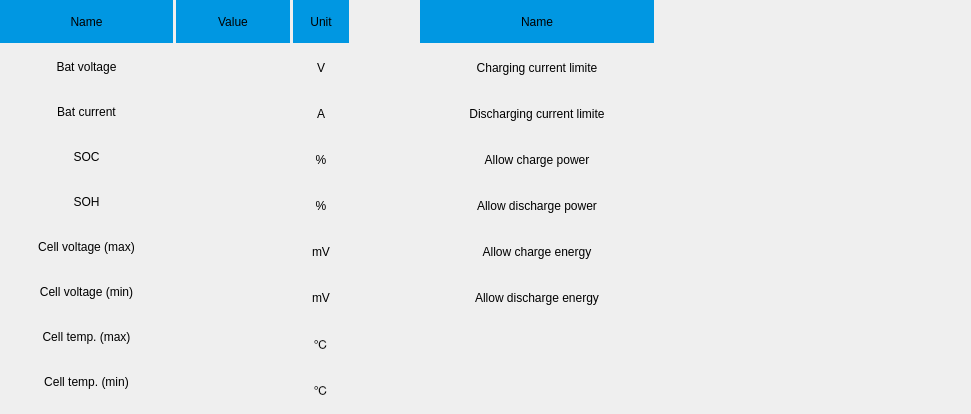
         <widget class="QWidget" name="BAT_Lithium_page">
          <property name="minimumSize">
           <size>
            <width>971</width>
            <height>414</height>
           </size>
          </property>
          <property name="maximumSize">
           <size>
            <width>971</width>
            <height>414</height>
           </size>
          </property>
          <widget class="QWidget" name="horizontalLayoutWidget_3">
           <property name="geometry">
            <rect>
             <x>0</x>
             <y>0</y>
             <width>961</width>
             <height>411</height>
            </rect>
           </property>
           <layout class="QHBoxLayout" name="horizontalLayout_14" stretch="3,3,2">
            <item>
             <layout class="QHBoxLayout" name="horizontalLayout_7">
              <property name="spacing">
               <number>3</number>
              </property>
              <item>
               <layout class="QVBoxLayout" name="verticalLayout_15">
                <property name="spacing">
                 <number>3</number>
                </property>
                <item>
                 <widget class="QLabel" name="BATName1">
                  <property name="minimumSize">
                   <size>
                    <width>173</width>
                    <height>43</height>
                   </size>
                  </property>
                  <property name="maximumSize">
                   <size>
                    <width>173</width>
                    <height>43</height>
                   </size>
                  </property>
                  <property name="styleSheet">
                   <string notr="true">background-color: rgb(0, 151, 226);</string>
                  </property>
                  <property name="text">
                   <string>Name</string>
                  </property>
                  <property name="alignment">
                   <set>Qt::AlignCenter</set>
                  </property>
                 </widget>
                </item>
                <item>
                 <widget class="QLabel" name="BatAnalog_1">
                  <property name="enabled">
                   <bool>true</bool>
                  </property>
                  <property name="minimumSize">
                   <size>
                    <width>173</width>
                    <height>42</height>
                   </size>
                  </property>
                  <property name="maximumSize">
                   <size>
                    <width>173</width>
                    <height>42</height>
                   </size>
                  </property>
                  <property name="styleSheet">
                   <string notr="true"/>
                  </property>
                  <property name="text">
                   <string>Bat voltage</string>
                  </property>
                  <property name="alignment">
                   <set>Qt::AlignCenter</set>
                  </property>
                 </widget>
                </item>
                <item>
                 <widget class="QLabel" name="BatAnalog_2">
                  <property name="minimumSize">
                   <size>
                    <width>173</width>
                    <height>42</height>
                   </size>
                  </property>
                  <property name="maximumSize">
                   <size>
                    <width>173</width>
                    <height>42</height>
                   </size>
                  </property>
                  <property name="styleSheet">
                   <string notr="true"/>
                  </property>
                  <property name="text">
                   <string>Bat current</string>
                  </property>
                  <property name="alignment">
                   <set>Qt::AlignCenter</set>
                  </property>
                 </widget>
                </item>
                <item>
                 <widget class="QLabel" name="BatAnalog_3">
                  <property name="minimumSize">
                   <size>
                    <width>173</width>
                    <height>42</height>
                   </size>
                  </property>
                  <property name="maximumSize">
                   <size>
                    <width>173</width>
                    <height>42</height>
                   </size>
                  </property>
                  <property name="styleSheet">
                   <string notr="true"/>
                  </property>
                  <property name="text">
                   <string>SOC</string>
                  </property>
                  <property name="alignment">
                   <set>Qt::AlignCenter</set>
                  </property>
                 </widget>
                </item>
                <item>
                 <widget class="QLabel" name="BatAnalog_4">
                  <property name="minimumSize">
                   <size>
                    <width>173</width>
                    <height>42</height>
                   </size>
                  </property>
                  <property name="maximumSize">
                   <size>
                    <width>173</width>
                    <height>42</height>
                   </size>
                  </property>
                  <property name="styleSheet">
                   <string notr="true"/>
                  </property>
                  <property name="text">
                   <string>SOH</string>
                  </property>
                  <property name="alignment">
                   <set>Qt::AlignCenter</set>
                  </property>
                 </widget>
                </item>
                <item>
                 <widget class="QLabel" name="BatAnalog_5">
                  <property name="minimumSize">
                   <size>
                    <width>173</width>
                    <height>42</height>
                   </size>
                  </property>
                  <property name="maximumSize">
                   <size>
                    <width>173</width>
                    <height>42</height>
                   </size>
                  </property>
                  <property name="styleSheet">
                   <string notr="true"/>
                  </property>
                  <property name="text">
                   <string>Cell voltage (max)</string>
                  </property>
                  <property name="alignment">
                   <set>Qt::AlignCenter</set>
                  </property>
                 </widget>
                </item>
                <item>
                 <widget class="QLabel" name="BatAnalog_6">
                  <property name="minimumSize">
                   <size>
                    <width>173</width>
                    <height>42</height>
                   </size>
                  </property>
                  <property name="maximumSize">
                   <size>
                    <width>173</width>
                    <height>42</height>
                   </size>
                  </property>
                  <property name="styleSheet">
                   <string notr="true"/>
                  </property>
                  <property name="text">
                   <string>Cell voltage (min)</string>
                  </property>
                  <property name="alignment">
                   <set>Qt::AlignCenter</set>
                  </property>
                 </widget>
                </item>
                <item>
                 <widget class="QLabel" name="BatAnalog_7">
                  <property name="minimumSize">
                   <size>
                    <width>173</width>
                    <height>42</height>
                   </size>
                  </property>
                  <property name="maximumSize">
                   <size>
                    <width>173</width>
                    <height>42</height>
                   </size>
                  </property>
                  <property name="styleSheet">
                   <string notr="true"/>
                  </property>
                  <property name="text">
                   <string>Cell temp. (max)</string>
                  </property>
                  <property name="alignment">
                   <set>Qt::AlignCenter</set>
                  </property>
                 </widget>
                </item>
                <item>
                 <widget class="QLabel" name="BatAnalog_8">
                  <property name="minimumSize">
                   <size>
                    <width>173</width>
                    <height>42</height>
                   </size>
                  </property>
                  <property name="maximumSize">
                   <size>
                    <width>173</width>
                    <height>42</height>
                   </size>
                  </property>
                  <property name="styleSheet">
                   <string notr="true"/>
                  </property>
                  <property name="text">
                   <string>Cell temp. (min)</string>
                  </property>
                  <property name="alignment">
                   <set>Qt::AlignCenter</set>
                  </property>
                 </widget>
                </item>
               </layout>
              </item>
              <item>
               <layout class="QVBoxLayout" name="verticalLayout_16">
                <property name="spacing">
                 <number>3</number>
                </property>
                <item>
                 <widget class="QLabel" name="BatValue1">
                  <property name="minimumSize">
                   <size>
                    <width>114</width>
                    <height>43</height>
                   </size>
                  </property>
                  <property name="maximumSize">
                   <size>
                    <width>114</width>
                    <height>43</height>
                   </size>
                  </property>
                  <property name="styleSheet">
                   <string notr="true">background-color: rgb(0, 151, 226);</string>
                  </property>
                  <property name="text">
                   <string>Value</string>
                  </property>
                  <property name="alignment">
                   <set>Qt::AlignCenter</set>
                  </property>
                 </widget>
                </item>
                <item>
                 <widget class="QLabel" name="BatValue_1">
                  <property name="minimumSize">
                   <size>
                    <width>114</width>
                    <height>43</height>
                   </size>
                  </property>
                  <property name="maximumSize">
                   <size>
                    <width>114</width>
                    <height>43</height>
                   </size>
                  </property>
                  <property name="styleSheet">
                   <string notr="true"/>
                  </property>
                  <property name="text">
                   <string/>
                  </property>
                  <property name="alignment">
                   <set>Qt::AlignCenter</set>
                  </property>
                 </widget>
                </item>
                <item>
                 <widget class="QLabel" name="BatValue_2">
                  <property name="minimumSize">
                   <size>
                    <width>114</width>
                    <height>43</height>
                   </size>
                  </property>
                  <property name="maximumSize">
                   <size>
                    <width>114</width>
                    <height>43</height>
                   </size>
                  </property>
                  <property name="styleSheet">
                   <string notr="true"/>
                  </property>
                  <property name="text">
                   <string/>
                  </property>
                  <property name="alignment">
                   <set>Qt::AlignCenter</set>
                  </property>
                 </widget>
                </item>
                <item>
                 <widget class="QLabel" name="BatValue_3">
                  <property name="minimumSize">
                   <size>
                    <width>114</width>
                    <height>43</height>
                   </size>
                  </property>
                  <property name="maximumSize">
                   <size>
                    <width>114</width>
                    <height>43</height>
                   </size>
                  </property>
                  <property name="styleSheet">
                   <string notr="true"/>
                  </property>
                  <property name="text">
                   <string/>
                  </property>
                  <property name="alignment">
                   <set>Qt::AlignCenter</set>
                  </property>
                 </widget>
                </item>
                <item>
                 <widget class="QLabel" name="BatValue_4">
                  <property name="minimumSize">
                   <size>
                    <width>114</width>
                    <height>43</height>
                   </size>
                  </property>
                  <property name="maximumSize">
                   <size>
                    <width>114</width>
                    <height>43</height>
                   </size>
                  </property>
                  <property name="styleSheet">
                   <string notr="true"/>
                  </property>
                  <property name="text">
                   <string/>
                  </property>
                  <property name="alignment">
                   <set>Qt::AlignCenter</set>
                  </property>
                 </widget>
                </item>
                <item>
                 <widget class="QLabel" name="BatValue_5">
                  <property name="minimumSize">
                   <size>
                    <width>114</width>
                    <height>43</height>
                   </size>
                  </property>
                  <property name="maximumSize">
                   <size>
                    <width>114</width>
                    <height>43</height>
                   </size>
                  </property>
                  <property name="styleSheet">
                   <string notr="true"/>
                  </property>
                  <property name="text">
                   <string/>
                  </property>
                  <property name="alignment">
                   <set>Qt::AlignCenter</set>
                  </property>
                 </widget>
                </item>
                <item>
                 <widget class="QLabel" name="BatValue_6">
                  <property name="minimumSize">
                   <size>
                    <width>114</width>
                    <height>43</height>
                   </size>
                  </property>
                  <property name="maximumSize">
                   <size>
                    <width>114</width>
                    <height>43</height>
                   </size>
                  </property>
                  <property name="styleSheet">
                   <string notr="true"/>
                  </property>
                  <property name="text">
                   <string/>
                  </property>
                  <property name="alignment">
                   <set>Qt::AlignCenter</set>
                  </property>
                 </widget>
                </item>
                <item>
                 <widget class="QLabel" name="BatValue_7">
                  <property name="minimumSize">
                   <size>
                    <width>114</width>
                    <height>43</height>
                   </size>
                  </property>
                  <property name="maximumSize">
                   <size>
                    <width>114</width>
                    <height>43</height>
                   </size>
                  </property>
                  <property name="styleSheet">
                   <string notr="true"/>
                  </property>
                  <property name="text">
                   <string/>
                  </property>
                  <property name="alignment">
                   <set>Qt::AlignCenter</set>
                  </property>
                 </widget>
                </item>
                <item>
                 <widget class="QLabel" name="BatValue_8">
                  <property name="minimumSize">
                   <size>
                    <width>114</width>
                    <height>43</height>
                   </size>
                  </property>
                  <property name="maximumSize">
                   <size>
                    <width>114</width>
                    <height>43</height>
                   </size>
                  </property>
                  <property name="styleSheet">
                   <string notr="true"/>
                  </property>
                  <property name="text">
                   <string/>
                  </property>
                  <property name="alignment">
                   <set>Qt::AlignCenter</set>
                  </property>
                 </widget>
                </item>
               </layout>
              </item>
              <item>
               <layout class="QVBoxLayout" name="verticalLayout_20">
                <item>
                 <widget class="QLabel" name="BatUnit_1">
                  <property name="minimumSize">
                   <size>
                    <width>56</width>
                    <height>43</height>
                   </size>
                  </property>
                  <property name="maximumSize">
                   <size>
                    <width>56</width>
                    <height>43</height>
                   </size>
                  </property>
                  <property name="styleSheet">
                   <string notr="true">background-color: rgb(0, 151, 226);</string>
                  </property>
                  <property name="text">
                   <string>Unit</string>
                  </property>
                  <property name="alignment">
                   <set>Qt::AlignCenter</set>
                  </property>
                 </widget>
                </item>
                <item>
                 <widget class="QLabel" name="BatUnit_2">
                  <property name="minimumSize">
                   <size>
                    <width>56</width>
                    <height>43</height>
                   </size>
                  </property>
                  <property name="maximumSize">
                   <size>
                    <width>56</width>
                    <height>43</height>
                   </size>
                  </property>
                  <property name="frameShape">
                   <enum>QFrame::NoFrame</enum>
                  </property>
                  <property name="text">
                   <string>V</string>
                  </property>
                  <property name="alignment">
                   <set>Qt::AlignCenter</set>
                  </property>
                 </widget>
                </item>
                <item>
                 <widget class="QLabel" name="BatUnit_3">
                  <property name="minimumSize">
                   <size>
                    <width>56</width>
                    <height>43</height>
                   </size>
                  </property>
                  <property name="maximumSize">
                   <size>
                    <width>56</width>
                    <height>43</height>
                   </size>
                  </property>
                  <property name="text">
                   <string>A</string>
                  </property>
                  <property name="alignment">
                   <set>Qt::AlignCenter</set>
                  </property>
                 </widget>
                </item>
                <item>
                 <widget class="QLabel" name="BatUnit_4">
                  <property name="minimumSize">
                   <size>
                    <width>56</width>
                    <height>43</height>
                   </size>
                  </property>
                  <property name="maximumSize">
                   <size>
                    <width>56</width>
                    <height>43</height>
                   </size>
                  </property>
                  <property name="text">
                   <string>%</string>
                  </property>
                  <property name="alignment">
                   <set>Qt::AlignCenter</set>
                  </property>
                 </widget>
                </item>
                <item>
                 <widget class="QLabel" name="BatUnit_5">
                  <property name="minimumSize">
                   <size>
                    <width>56</width>
                    <height>43</height>
                   </size>
                  </property>
                  <property name="maximumSize">
                   <size>
                    <width>56</width>
                    <height>43</height>
                   </size>
                  </property>
                  <property name="text">
                   <string>%</string>
                  </property>
                  <property name="alignment">
                   <set>Qt::AlignCenter</set>
                  </property>
                 </widget>
                </item>
                <item>
                 <widget class="QLabel" name="BatUnit_6">
                  <property name="minimumSize">
                   <size>
                    <width>56</width>
                    <height>43</height>
                   </size>
                  </property>
                  <property name="maximumSize">
                   <size>
                    <width>56</width>
                    <height>43</height>
                   </size>
                  </property>
                  <property name="text">
                   <string>mV</string>
                  </property>
                  <property name="alignment">
                   <set>Qt::AlignCenter</set>
                  </property>
                 </widget>
                </item>
                <item>
                 <widget class="QLabel" name="BatUnit_7">
                  <property name="minimumSize">
                   <size>
                    <width>56</width>
                    <height>43</height>
                   </size>
                  </property>
                  <property name="maximumSize">
                   <size>
                    <width>56</width>
                    <height>43</height>
                   </size>
                  </property>
                  <property name="text">
                   <string>mV</string>
                  </property>
                  <property name="alignment">
                   <set>Qt::AlignCenter</set>
                  </property>
                 </widget>
                </item>
                <item>
                 <widget class="QLabel" name="BatUnit_8">
                  <property name="minimumSize">
                   <size>
                    <width>56</width>
                    <height>43</height>
                   </size>
                  </property>
                  <property name="maximumSize">
                   <size>
                    <width>56</width>
                    <height>43</height>
                   </size>
                  </property>
                  <property name="text">
                   <string>℃</string>
                  </property>
                  <property name="alignment">
                   <set>Qt::AlignCenter</set>
                  </property>
                 </widget>
                </item>
                <item>
                 <widget class="QLabel" name="BatUnit1">
                  <property name="minimumSize">
                   <size>
                    <width>56</width>
                    <height>43</height>
                   </size>
                  </property>
                  <property name="maximumSize">
                   <size>
                    <width>56</width>
                    <height>43</height>
                   </size>
                  </property>
                  <property name="text">
                   <string>℃</string>
                  </property>
                  <property name="alignment">
                   <set>Qt::AlignCenter</set>
                  </property>
                 </widget>
                </item>
               </layout>
              </item>
             </layout>
            </item>
            <item>
             <layout class="QHBoxLayout" name="horizontalLayout_8">
              <item>
               <layout class="QVBoxLayout" name="verticalLayout_26">
                <property name="spacing">
                 <number>3</number>
                </property>
                <item>
                 <widget class="QLabel" name="BATName1_5">
                  <property name="minimumSize">
                   <size>
                    <width>234</width>
                    <height>43</height>
                   </size>
                  </property>
                  <property name="maximumSize">
                   <size>
                    <width>234</width>
                    <height>43</height>
                   </size>
                  </property>
                  <property name="cursor">
                   <cursorShape>BlankCursor</cursorShape>
                  </property>
                  <property name="styleSheet">
                   <string notr="true">background-color: rgb(0, 151, 226);</string>
                  </property>
                  <property name="text">
                   <string>Name</string>
                  </property>
                  <property name="alignment">
                   <set>Qt::AlignCenter</set>
                  </property>
                 </widget>
                </item>
                <item>
                 <widget class="QLabel" name="BatAnalog_33">
                  <property name="minimumSize">
                   <size>
                    <width>234</width>
                    <height>43</height>
                   </size>
                  </property>
                  <property name="maximumSize">
                   <size>
                    <width>234</width>
                    <height>43</height>
                   </size>
                  </property>
                  <property name="cursor">
                   <cursorShape>BlankCursor</cursorShape>
                  </property>
                  <property name="text">
                   <string>Charging current limite</string>
                  </property>
                  <property name="alignment">
                   <set>Qt::AlignCenter</set>
                  </property>
                 </widget>
                </item>
                <item>
                 <widget class="QLabel" name="BatAnalog_35">
                  <property name="minimumSize">
                   <size>
                    <width>234</width>
                    <height>43</height>
                   </size>
                  </property>
                  <property name="maximumSize">
                   <size>
                    <width>234</width>
                    <height>43</height>
                   </size>
                  </property>
                  <property name="cursor">
                   <cursorShape>BlankCursor</cursorShape>
                  </property>
                  <property name="text">
                   <string>Discharging current limite</string>
                  </property>
                  <property name="alignment">
                   <set>Qt::AlignCenter</set>
                  </property>
                 </widget>
                </item>
                <item>
                 <widget class="QLabel" name="BatAnalog_34">
                  <property name="minimumSize">
                   <size>
                    <width>234</width>
                    <height>43</height>
                   </size>
                  </property>
                  <property name="maximumSize">
                   <size>
                    <width>234</width>
                    <height>43</height>
                   </size>
                  </property>
                  <property name="cursor">
                   <cursorShape>BlankCursor</cursorShape>
                  </property>
                  <property name="text">
                   <string>Allow charge power</string>
                  </property>
                  <property name="alignment">
                   <set>Qt::AlignCenter</set>
                  </property>
                 </widget>
                </item>
                <item>
                 <widget class="QLabel" name="BatAnalog_37">
                  <property name="minimumSize">
                   <size>
                    <width>234</width>
                    <height>43</height>
                   </size>
                  </property>
                  <property name="maximumSize">
                   <size>
                    <width>234</width>
                    <height>43</height>
                   </size>
                  </property>
                  <property name="cursor">
                   <cursorShape>BlankCursor</cursorShape>
                  </property>
                  <property name="text">
                   <string>Allow discharge power</string>
                  </property>
                  <property name="alignment">
                   <set>Qt::AlignCenter</set>
                  </property>
                 </widget>
                </item>
                <item>
                 <widget class="QLabel" name="BatAnalog_38">
                  <property name="minimumSize">
                   <size>
                    <width>234</width>
                    <height>43</height>
                   </size>
                  </property>
                  <property name="maximumSize">
                   <size>
                    <width>234</width>
                    <height>43</height>
                   </size>
                  </property>
                  <property name="cursor">
                   <cursorShape>BlankCursor</cursorShape>
                  </property>
                  <property name="text">
                   <string>Allow charge energy</string>
                  </property>
                  <property name="alignment">
                   <set>Qt::AlignCenter</set>
                  </property>
                 </widget>
                </item>
                <item>
                 <widget class="QLabel" name="BatAnalog_36">
                  <property name="minimumSize">
                   <size>
                    <width>234</width>
                    <height>43</height>
                   </size>
                  </property>
                  <property name="maximumSize">
                   <size>
                    <width>234</width>
                    <height>43</height>
                   </size>
                  </property>
                  <property name="cursor">
                   <cursorShape>BlankCursor</cursorShape>
                  </property>
                  <property name="text">
                   <string>Allow discharge energy</string>
                  </property>
                  <property name="alignment">
                   <set>Qt::AlignCenter</set>
                  </property>
                 </widget>
                </item>
                <item>
                 <widget class="QLabel" name="BatAnalog_40">
                  <property name="minimumSize">
                   <size>
                    <width>234</width>
                    <height>43</height>
                   </size>
                  </property>
                  <property name="maximumSize">
                   <size>
                    <width>234</width>
                    <height>43</height>
                   </size>
                  </property>
                  <property name="cursor">
                   <cursorShape>BlankCursor</cursorShape>
                  </property>
                  <property name="text">
                   <string/>
                  </property>
                  <property name="alignment">
                   <set>Qt::AlignCenter</set>
                  </property>
                 </widget>
                </item>
                <item>
                 <widget class="QLabel" name="BatAnalog_39">
                  <property name="minimumSize">
                   <size>
                    <width>234</width>
                    <height>43</height>
                   </size>
                  </property>
                  <property name="maximumSize">
                   <size>
                    <width>234</width>
                    <height>43</height>
                   </size>
                  </property>
                  <property name="cursor">
                   <cursorShape>BlankCursor</cursorShape>
                  </property>
                  <property name="text">
                   <string/>
                  </property>
                  <property name="alignment">
                   <set>Qt::AlignCenter</set>
                  </property>
                 </widget>
                </item>
               </layout>
              </item>
              <item>
               <layout class="QVBoxLayout" name="verticalLayout_27">
                <property name="spacing">
                 <number>3</number>
                </property>
               </layout>
              </item>
              <item>
               <layout class="QVBoxLayout" name="verticalLayout_28">
                <property name="spacing">
                 <number>3</number>
                </property>
               </layout>
              </item>
             </layout>
            </item>
            <item>
             <layout class="QVBoxLayout" name="verticalLayout_11">
              <property name="spacing">
               <number>3</number>
              </property>
             </layout>
            </item>
           </layout>
          </widget>
         </widget>
